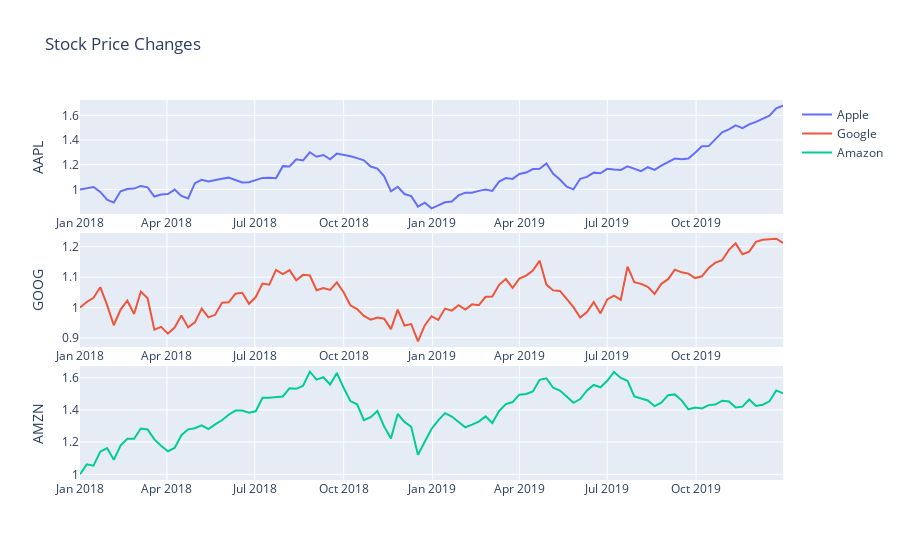

Here is the notebook cell this chart was saved with:
### Code cell
import plotly.graph_objects as go
import pandas as pd
from plotly.data import stocks

df = stocks()

# Define layout with subplot axes properly configured
layout = dict(
    title="Stock Price Changes",
    hovermode="x unified",
    xaxis=dict(domain=[0, 1]),  # full width
    xaxis2=dict(domain=[0, 1], anchor='y2'),  # full width, anchored to the second y-axis
    xaxis3=dict(domain=[0, 1], anchor='y3'),  # full width, anchored to the third y-axis
    yaxis=dict(domain=[0.7, 1], title="AAPL"),  # top axis
    yaxis2=dict(domain=[0.35, 0.65], title="GOOG"),  # middle axis
    yaxis3=dict(domain=[0, 0.3], title="AMZN"),  # bottom axis
    grid=dict(rows=3, columns=1, pattern='independent'),  # Ensures independent scaling
)

# Define the data for each subplot
data = [
    go.Scatter(x=df["date"], y=df["AAPL"], xaxis="x", yaxis="y", name="Apple"),
    go.Scatter(x=df["date"], y=df["GOOG"], xaxis="x2", yaxis="y2", name="Google"),
    go.Scatter(x=df["date"], y=df["AMZN"], xaxis="x3", yaxis="y3", name="Amazon"),
]

fig = go.Figure(data=data, layout=layout)
fig.show()
